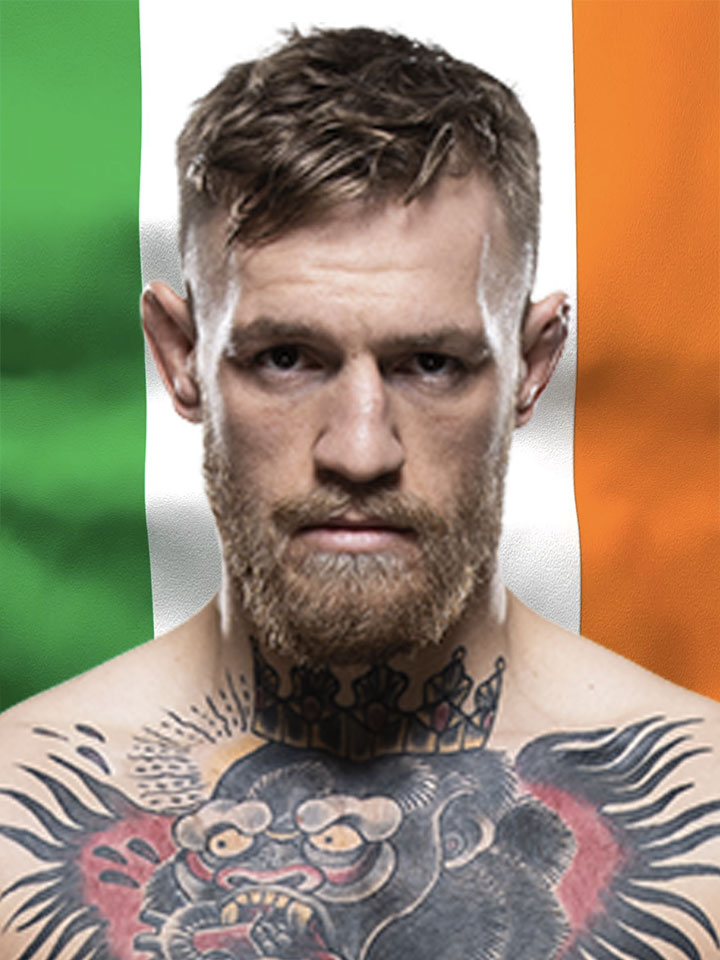
#> input picture Conor-McGregor.jpg, 720 x 960 px
$ python face.py
#> lines starting #> are read from the running program, lines starting #| are printed output that depends on the picture; after the words box and inside, x2 and y2 are one past the last pixel; in counts of white or black regions, pixels touching at a corner belong together
import cv2
import os


def find_faces(image_path):
#> called with image_path = 'Conor-McGregor.jpg'
    image = cv2.imread(image_path)
#> image is the input picture: shape (960, 720, 3); mean B, G, R 112.5, 136.1, 150.3
    color_img = image.copy()
    filename = os.path.basename(image_path)
    gray_img = cv2.cvtColor(color_img, cv2.COLOR_BGR2GRAY)
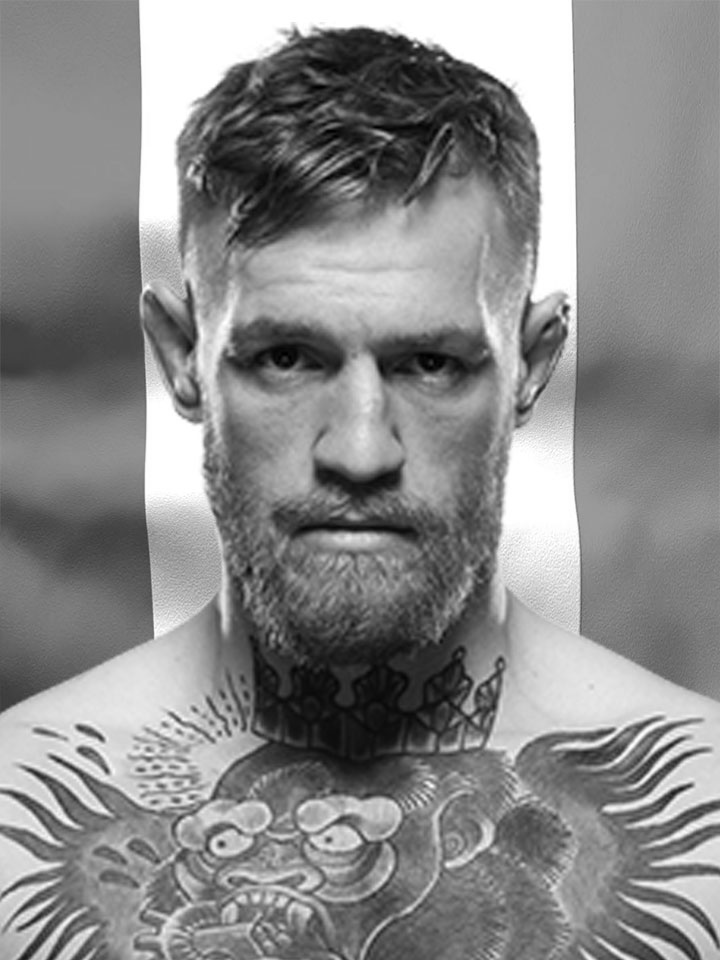
#> gray_img: shape (960, 720); min 0, max 255, mean 137.6
    haar_classifier = cv2.CascadeClassifier('haarcascade_frontalface_alt.xml')
    eye_cascade = cv2.CascadeClassifier('haarcascade_eye.xml')
    faces = haar_classifier.detectMultiScale(
        gray_img, scaleFactor=1.1, minNeighbors=1)
#> faces = [[167, 212, 386, 386]]
    print("Number of faces found: {faces}".format(faces=len(faces)))
#| Number of faces found: 1
    for(x, y, width, height) in faces:
        cv2.rectangle(color_img, (x, y), (x+width, y+height), (0, 255, 0), 2)
        roi_gray = gray_img[y:y+height, x:x+width]
        roi_color = color_img[y:y+height, x:x+width]
        eyes = eye_cascade.detectMultiScale(roi_gray)
        for(ex, ey, ew, eh) in eyes:
            cv2.rectangle(roi_color, (ex, ey), (ex+ew, ey+eh), (0, 255, 0), 2)
#> this loop made 1 pass
#> (x, y, width, height, eyes) on pass 1: (167, 212, 386, 386, [[77, 116, 72, 72], [226, 115, 78, 78]])
#> pass 1, in find_faces, `roi_gray = gray_img[y:y+height, x:x+width]`:
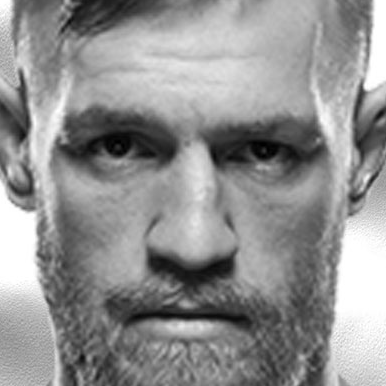
#> roi_gray: shape (386, 386); min 0, max 255, mean 145.4
#> pass 1, in find_faces, `roi_color = color_img[y:y+height, x:x+width]`:
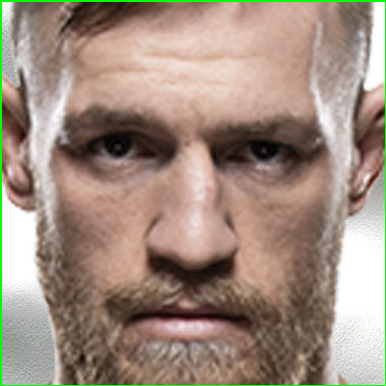
#> roi_color: shape (386, 386, 3); mean B, G, R 127, 141.2, 160
#> after the loop:
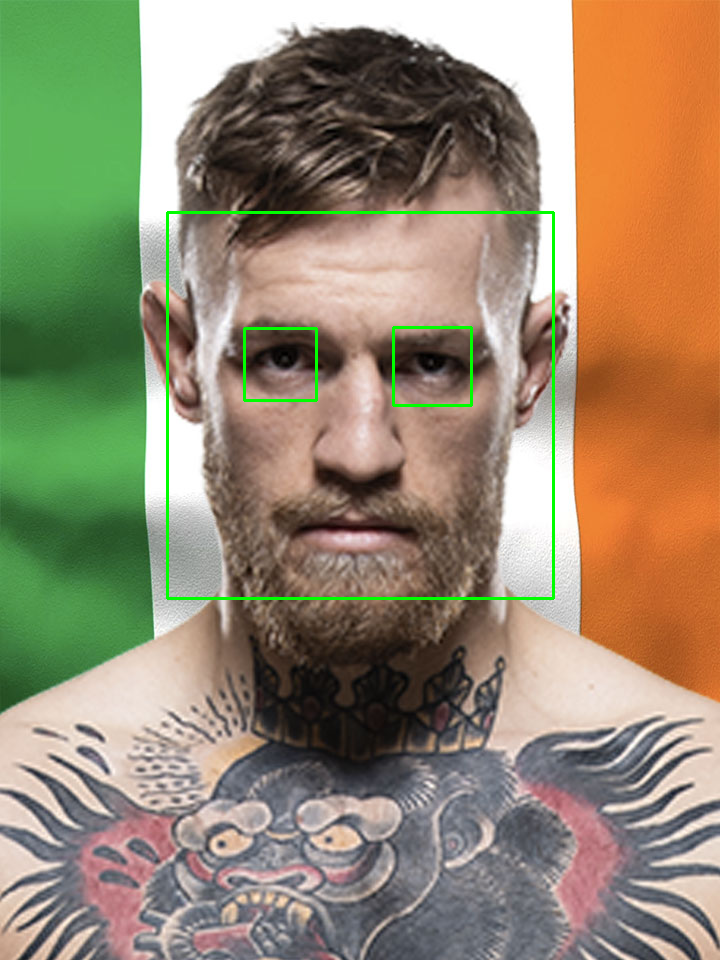
#> color_img: shape (960, 720, 3); 0.93% of pixels changed, all inside (x1, y1, x2, y2) = (166, 211, 555, 600)
#> after the loop:
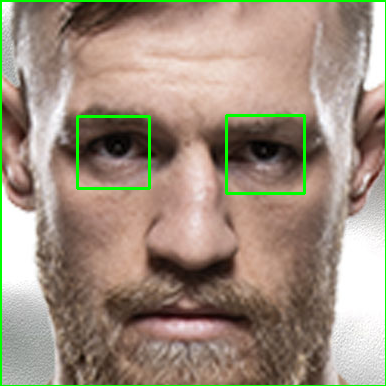
#> roi_color: shape (386, 386, 3); 1.2% of pixels changed, all inside (x1, y1, x2, y2) = (76, 114, 306, 195)
    print('Number of eyes found: {eyes} '.format(eyes = len(eyes)))
#| Number of eyes found: 2
    cv2.imshow(filename, color_img)
    cv2.waitKey(0)
    cv2.destroyAllWindows()


if __name__ == '__main__':
    find_faces('Conor-McGregor.jpg')
